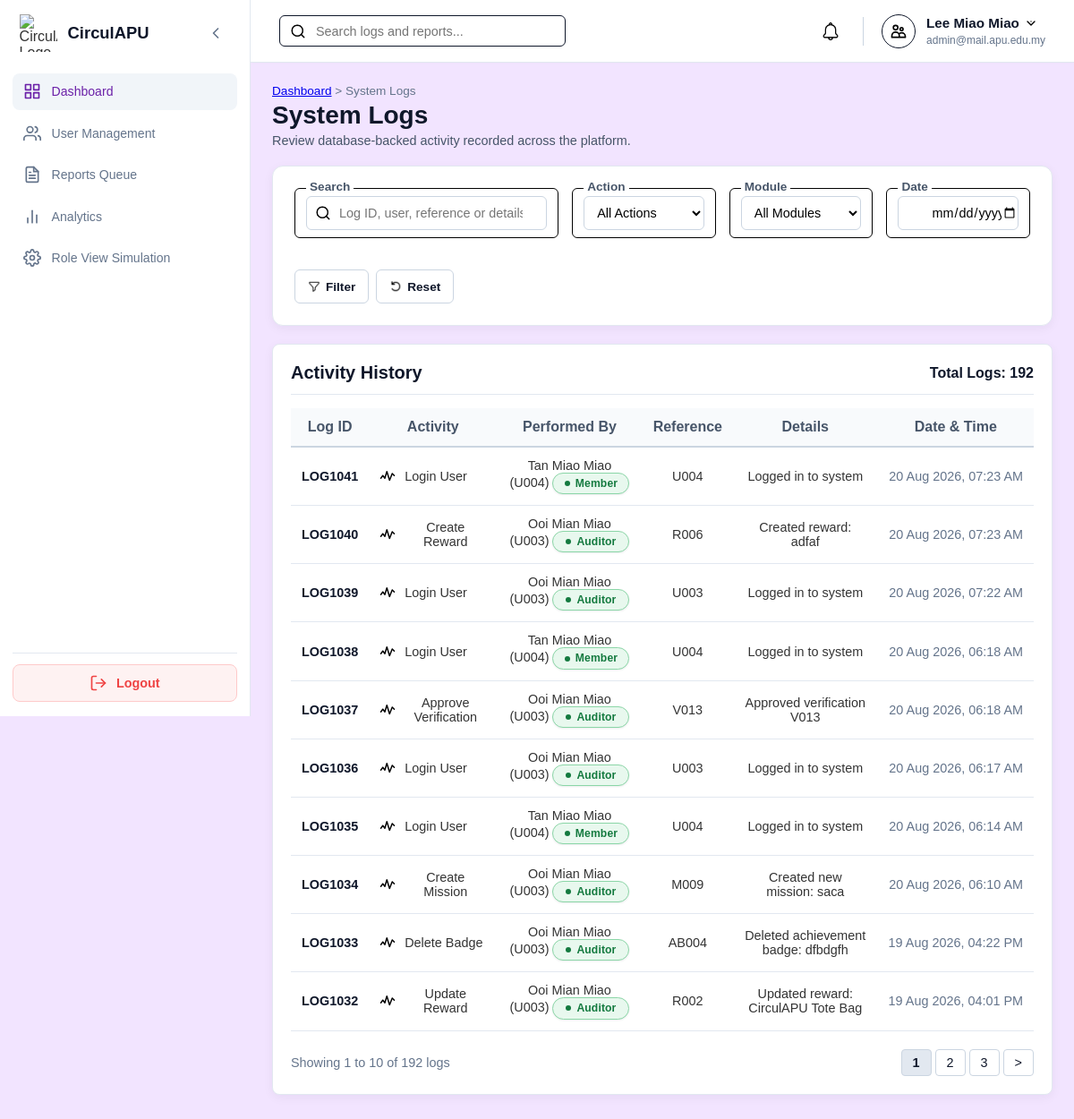
/Admin/system_logs.php (signed in), run on the app's committed database.
### tables this page shows
CREATE TABLE `systemlog` (
  `logID` varchar(10) NOT NULL,
  `userID` varchar(10) NOT NULL,
  `actionType` enum('Create','Submit','Approve','Reject','Redeem','Assign','Update','Delete','Login','Logout') NOT NULL,
  `refType` enum('Mission','Asset','Reward','Badge','Tier','Verification','User','Category','Transaction','Borrowing') NOT NULL,
  `refID` varchar(10) DEFAULT NULL,
  `description` varchar(255) NOT NULL,
  `timeLogged` timestamp NOT NULL DEFAULT current_timestamp()
);

CREATE TABLE `user` (
  `userID` varchar(10) NOT NULL,
  `name` varchar(100) NOT NULL,
  `email` varchar(100) NOT NULL,
  `password` varchar(255) NOT NULL,
  `role` enum('Member','Auditor','Manager','Admin') NOT NULL DEFAULT 'Member',
  `status` enum('Active','Suspended','Deleted') NOT NULL DEFAULT 'Active',
  `ecopoint` int(11) NOT NULL DEFAULT 0,
  `dateCreated` timestamp NOT NULL DEFAULT current_timestamp()
);

### Admin/system_logs.php (the view, shortened to what this page needs)
<?php
require_once '../db.php';
function e($value): string
{
    return htmlspecialchars((string)$value, ENT_QUOTES, 'UTF-8');
}
function logPageUrl(int $page): string
{
    $query = $_GET;
    $query['page'] = $page;
    return '?' . http_build_query($query);
}
$search = trim($_GET['search'] ?? '');
$date_logged = trim($_GET['date_logged'] ?? '');
$page = max(1, (int)($_GET['page'] ?? 1));
$limit = 10;
$where = [];
$params = [];
$types = '';
$where_sql = $where ? ' WHERE ' . implode(' AND ', $where) : '';
$base_from = ' FROM systemlog sl LEFT JOIN user u ON sl.userID = u.userID';
$logs = [];
$total_logs = 0;
$total_pages = 1;
try {
    $conn->set_charset('utf8mb4');
    $count_stmt = $conn->prepare('SELECT COUNT(*) AS total' . $base_from . $where_sql);
    $count_stmt->execute();
    $total_logs = (int)($count_stmt->get_result()->fetch_assoc()['total'] ?? 0);
    $total_pages = max(1, (int)ceil($total_logs / $limit));
    $page = min($page, $total_pages);
    $offset = ($page - 1) * $limit;
    $sql = 'SELECT sl.logID, sl.userID, u.name AS userName, u.role AS userRole,
                   sl.actionType, sl.refType, sl.refID, sl.description, sl.timeLogged'
         . $base_from . $where_sql
         . ' ORDER BY sl.timeLogged DESC, sl.logID DESC LIMIT ? OFFSET ?';
    $stmt = $conn->prepare($sql);
    $query_params = array_merge($params, [$limit, $offset]);
    $query_types = $types . 'ii';
    $stmt->bind_param($query_types, ...$query_params);
    $stmt->execute();
    $logs = $stmt->get_result()->fetch_all(MYSQLI_ASSOC);
} catch (Throwable $exception) {
    error_log($exception->getMessage());
    $error = 'Unable to load system logs. Please try again.';
}
?>
<!DOCTYPE html>
<html lang="en">
<head>
    <link rel="stylesheet" href="../style.css">
    <link rel="stylesheet" href="admin_style.css">
</head>
<body class="role-admin">
<div class="dashboard-container">
    <?php include '../sidebar.php'; ?>
    <div class="main-content">
        <?php include '../header.php'; ?>
        <main class="page-body">
            <div class="admin-page-header">
                <div>
                    <p class="header-breadcrumb"><a href="admin_dashboard.php">Dashboard</a> &gt; System Logs</p>
                    <h1 class="header-title">System Logs</h1>
                    <p class="header-subtitle">Review database-backed activity recorded across the platform.</p>
                </div>
            </div>
            <div class="content-card admin-filter-card">
                <form method="GET" action="system_logs.php" class="admin-filter-form">
                    <div class="field-box" style="flex: 2; min-width: 220px;">
                        <label for="log-search">Search</label>
                        <div class="input-wrapper">
                            <img src="../assets/icons/search.png" alt="" class="search-icon">
                            <input id="log-search" type="search" name="search" class="filter-input" placeholder="Log ID, user, reference or details" value="<?php echo e($search); ?>">
                        </div>
                    </div>
                    <div class="field-box" style="flex: 1; min-width: 145px;">
                        <label for="action-type">Action</label>
                        <select id="action-type" name="action_type" class="filter-select">
                            <option value="">All Actions</option>
                        </select>
                    </div>
                    <div class="field-box" style="flex: 1; min-width: 145px;">
                        <label for="reference-type">Module</label>
                        <select id="reference-type" name="ref_type" class="filter-select">
                            <option value="">All Modules</option>
                        </select>
                    </div>
                    <div class="field-box" style="flex: 1; min-width: 145px;">
                        <label for="date-logged">Date</label>
                        <input id="date-logged" type="date" name="date_logged" class="filter-input" value="<?php echo e($date_logged); ?>">
                    </div>
                    <div class="admin-filter-actions">
                        <button type="submit" class="btn-filter-submit"><img src="../assets/icons/filter.png" alt=""> Filter</button>
                        <a href="system_logs.php" class="btn-filter-reset"><img src="../assets/icons/reset.png" alt=""> Reset</a>
                    </div>
                </form>
            </div>
            <div class="content-card admin-table-card">
                <div class="table-header-bar">
                    <h2>Activity History</h2>
                    <span class="total-count">Total Logs: <?php echo $total_logs; ?></span>
                </div>
                <table class="admin-user-table">
                    <thead>
                    <tr>
                        <th>Log ID</th>
                        <th>Activity</th>
                        <th>Performed By</th>
                        <th>Reference</th>
                        <th>Details</th>
                        <th>Date &amp; Time</th>
                    </tr>
                    </thead>
                    <tbody>
                    <?php if (!$logs): ?>
                        <tr><td colspan="6" class="table-empty-msg">No system logs match the selected filters.</td></tr>
                    <?php else: ?>
                        <?php foreach ($logs as $log): ?>
                            <tr>
                                <td class="col-userid"><?php echo e($log['logID']); ?></td>
                                <td>
                                    <div class="activity-cell activity-flex">
                                        <img src="../assets/icons/activity.svg" alt="" class="cell-icon">
                                        <span><?php echo e($log['actionType'] . ' ' . $log['refType']); ?></span>
                                    </div>
                                </td>
                                <td>
                                    <?php echo e(($log['userName'] ?: 'Unknown User') . ' (' . $log['userID'] . ')'); ?>
                                    <?php if ($log['userRole']): ?><span class="status-badge active"><?php echo e($log['userRole']); ?></span><?php endif; ?>
                                </td>
                                <td><?php echo e($log['refID'] ?: '-'); ?></td>
                                <td><?php echo e($log['description']); ?></td>
                                <td class="col-time"><?php echo e(date('j M Y, h:i A', strtotime($log['timeLogged']))); ?></td>
                            </tr>
                        <?php endforeach; ?>
                    <?php endif; ?>
                    </tbody>
                </table>
                <div class="admin-pagination-footer">
                    <span class="pagination-info">
                        Showing <?php echo $total_logs ? (($page - 1) * $limit) + 1 : 0; ?> to <?php echo min($page * $limit, $total_logs); ?> of <?php echo $total_logs; ?> logs
                    </span>
                    <div class="pagination-controls">
                        <?php for ($i = max(1, $page - 2); $i <= min($total_pages, $page + 2); $i++): ?>
                            <a href="<?php echo e(logPageUrl($i)); ?>" class="pagination-btn <?php echo $page === $i ? 'active' : ''; ?>"><?php echo $i; ?></a>
                        <?php endfor; ?>
                        <?php if ($page < $total_pages): ?><a href="<?php echo e(logPageUrl($page + 1)); ?>" class="pagination-btn">&gt;</a><?php endif; ?>
                    </div>
                </div>
            </div>
        </main>
    </div>
</div>
</body>
</html>

### style.css (style rules this page uses)
:root { --sidebar-width: 280px; --sidebar-collapsed-width: 80px; --header-height: 70px; --transition-speed: 0.3s; }
body.role-admin { --primary-color: #6b21a8; --primary-hover: #581c87; --bg-color: #f2e4ff; --card-bg: #ffffff; --badge-bg: #f3e8ff; --badge-text: #6b21a8; --border-color: #e2e8f0; }
body { --primary-color: #333333; --primary-hover: #000000; --bg-color: #f7f9fc; --card-bg: #ffffff; --badge-bg: #e0e0e0; --badge-text: #333333; --border-color: #e2e8f0; }
* { box-sizing: border-box; margin: 0; padding: 0; font-family: Arial, Helvetica, sans-serif; }
html, body { width: 100%; min-height: 100vh; background-color: var(--bg-color); color: #333333; }
.dashboard-container { display: flex; width: 100vw; min-height: 100vh; position: relative; background-color: var(--bg-color); }
.main-content { margin-left: var(--sidebar-width); width: calc(100vw - var(--sidebar-width)); min-height: 100vh; display: flex; flex-direction: column; flex-grow: 1; transition: margin-left var(--transition-speed) ease-in-out, width var(--transition-speed) ease-in-out; }
.page-body { padding: 1.5rem; flex-grow: 1; width: 100%; }
.content-card { min-width: 0; margin-bottom: 30px; padding: 24px; background-color: var(--card-bg); border: 1px solid var(--border-color); border-radius: 12px; box-shadow: 0 3px 12px rgba(15, 23, 42, 0.05); }
.field-box { position: relative; border: 1px solid #000000; border-radius: 6px; padding: 8px 12px; margin-bottom: 20px; background-color: #ffffff; }
.field-box label { position: absolute; top: -10px; left: 12px; background: #ffffff; padding: 0 4px; font-size: 0.85rem; color: #000000; }
.field-box input { width: 100%; border: none; outline: none; font-size: 1rem; padding: 6px 0; background: transparent; }
.input-wrapper { position: relative; display: flex; align-items: center; }
.input-wrapper input { width: 100%; padding: 12px 12px 12px 40px; border: 1px solid #000; border-radius: 6px; font-size: 1rem; outline: none; }
.activity-flex { display: flex; align-items: center; gap: 10px; }

### data on the page
systemlog: logID "LOG1041", actionType+refType "Login User", userID.name "Tan Miao Miao (U004)", userID.role "Member", refID "U004", description "Logged in to system", timeLogged "20 Aug 2026, 07:23 AM"
systemlog: logID "LOG1040", actionType+refType "Create Reward", userID.name "Ooi Mian Miao (U003)", userID.role "Auditor", refID "R006", description "Created reward: adfaf", timeLogged "20 Aug 2026, 07:23 AM"
systemlog: logID "LOG1039", actionType+refType "Login User", userID.name "Ooi Mian Miao (U003)", userID.role "Auditor", refID "U003", description "Logged in to system", timeLogged "20 Aug 2026, 07:22 AM"
systemlog: logID "LOG1038", actionType+refType "Login User", userID.name "Tan Miao Miao (U004)", userID.role "Member", refID "U004", description "Logged in to system", timeLogged "20 Aug 2026, 06:18 AM"
systemlog: logID "LOG1037", actionType+refType "Approve Verification", userID.name "Ooi Mian Miao (U003)", userID.role "Auditor", refID "V013", description "Approved verification V013", timeLogged "20 Aug 2026, 06:18 AM"
systemlog: logID "LOG1036", actionType+refType "Login User", userID.name "Ooi Mian Miao (U003)", userID.role "Auditor", refID "U003", description "Logged in to system", timeLogged "20 Aug 2026, 06:17 AM"
systemlog: logID "LOG1035", actionType+refType "Login User", userID.name "Tan Miao Miao (U004)", userID.role "Member", refID "U004", description "Logged in to system", timeLogged "20 Aug 2026, 06:14 AM"
systemlog: logID "LOG1034", actionType+refType "Create Mission", userID.name "Ooi Mian Miao (U003)", userID.role "Auditor", refID "M009", description "Created new mission: saca", timeLogged "20 Aug 2026, 06:10 AM"
systemlog: logID "LOG1033", actionType+refType "Delete Badge", userID.name "Ooi Mian Miao (U003)", userID.role "Auditor", refID "AB004", description "Deleted achievement badge: dfbdgfh", timeLogged "19 Aug 2026, 04:22 PM"
systemlog: logID "LOG1032", actionType+refType "Update Reward", userID.name "Ooi Mian Miao (U003)", userID.role "Auditor", refID "R002", description "Updated reward: CirculAPU Tote Bag", timeLogged "19 Aug 2026, 04:01 PM"

### other printed values
$user_name "Lee Miao Miao"
$user_email "admin@mail.apu.edu.my"
$total_logs "192"
min($page * $limit, $total_logs) "10"
